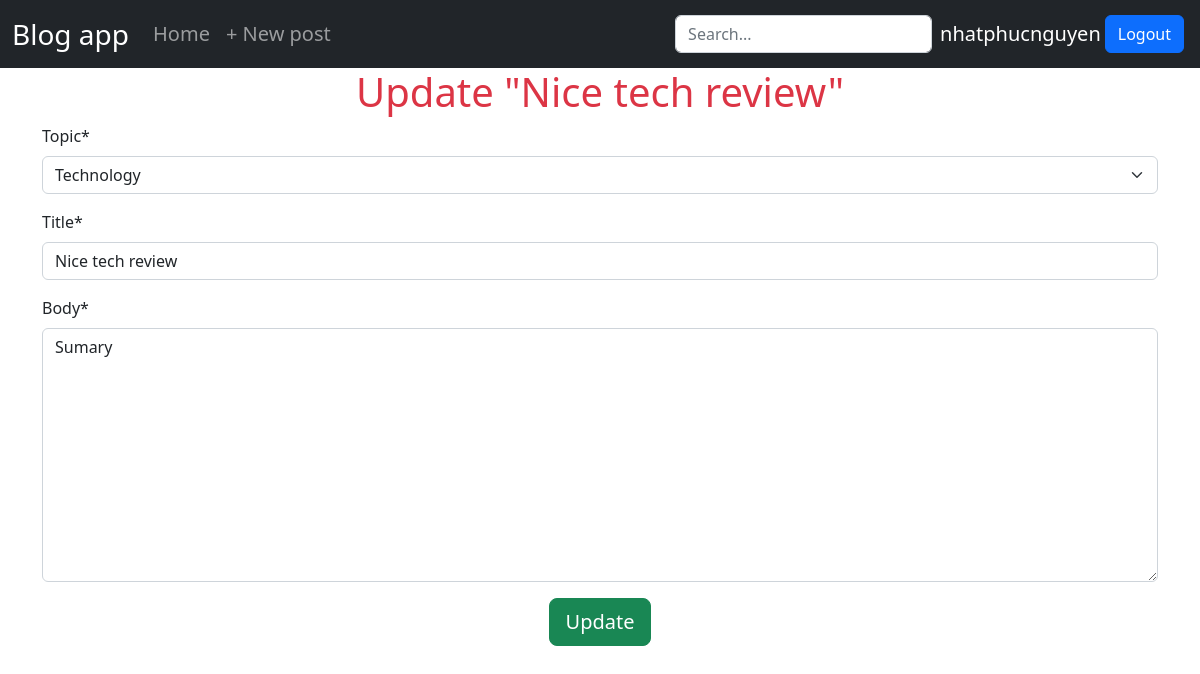
The page /post_update/19 (signed in) on the database its author committed.
### base/models.py (models this page shows, shortened)
class Post(models.Model):
    topic = models.ForeignKey(Topic,null=True,on_delete=models.SET_NULL)
    title = models.CharField(max_length=150)
    body = models.TextField()
    author = models.ForeignKey(
        User,
        on_delete= models.CASCADE,
    )
    timeUpdated = models.DateTimeField(auto_now_add=True)
    timeCreated = models.DateTimeField(auto_created=True,auto_now_add=True)
    class Meta:
        ordering = ('-timeUpdated','-timeCreated')

### base/views.py (the view)
# urls.py: path('post_update/<str:pk>',views.post_update,name='post_update'),
@login_required(login_url='login')
def post_update(request,pk):
    post = Post.objects.get(id=pk)
    form = PostUpdateForm(instance=post)
    if request.user != post.author:
        return HttpResponse('<h1>You are not allowed to edit the post !</h1>')
    if request.method == 'POST':
        form = PostCreateForm(request.POST,instance=post)
        if form.is_valid:
            form.save()
            return redirect('post_list')
    context = {'post':post,'form':form}
    return render(request,'base/post_update.html',context)

### base/forms.py
class PostUpdateForm(ModelForm):
    class Meta:
        model = Post
        fields = ['topic','title','body']

### base/models.py (called while the page is built)
    def __str__(self):
        return self.name

### base/templates/base/post_update.html (shortened to what this page needs)
{% extends 'base.html' %}
{% load crispy_forms_tags %}
{% block content %}
    <div class="container-fluid">
        <form class="container" action="" method="post">
            <h1 class="text-danger text-center">Update "{{post.title}}"</h1>
            {{form|crispy}}
            <div class="button-container text-center">
                <button type="submit" class="btn btn-lg btn-success">Update</button>
            </div>
        </form>
    </div>
{% endblock content%}

### templates/navbar.html (shortened to what this page needs)
<nav class="navbar navbar-expand-lg navbar-dark bg-dark">
    <div class="container-fluid">
        <a class="navbar-brand fs-3" href="#">Blog app</a>
        <div class="collapse navbar-collapse fs-5" id="navbarNav">
            <ul class="navbar-nav me-auto mb-2 mb-lg-0">
                <li class="nav-item">
                    <a class="nav-link" href="{% url 'post_list' %}">Home</a>
                </li>
                {% if request.user.is_authenticated %}
                <li class="nav-item">
                    <a class="nav-link " href="{% url 'post_create' %}">+ New post</a>
                </li>
                {% endif %}
            </ul>
            <div class="d-flex p-1 justify-content-end">
                <form class="d-flex" role="search" method="GET" action="{% url 'post_list' %}">
                    <input class="form-control me-2" name="q" type="search" placeholder="Search..." aria-label="Search">
                </form>
                {% if request.user.is_authenticated %}
                    <span class="text-white fs-5 mt-1">{{user.username}}</span>
                    <a class="btn btn-primary ms-1" href="{% url 'logout' %}">Logout</a>
                {% else %}
                    <a class="btn btn-secondary ms-1" href="{% url 'login' %}">Login</a>
                    <a class="btn btn-primary ms-1" href="{% url 'signup' %}">Signup</a>
                {% endif %}
            </div>
        </div>
    </div>
</nav>

### rows shown on the page
Post: title "Nice tech review", topic "Technology", body "Sumary"

### other values the page prints
{{ user.username }} "nhatphucnguyen"
